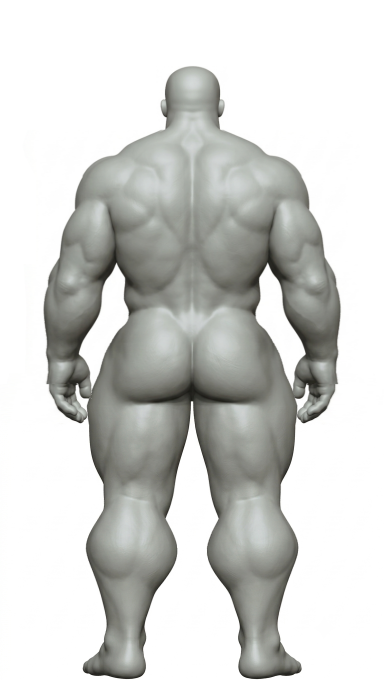
#> input picture 문서/자료/근육그림/대표칸/비율기준_뒤.png, 768 x 1376 px (shown at 1/2 size)
$ python '비율고치기.py' '비율기준_뒤.png' '비율기준_앞.png'
#> lines starting #> are read from the running program, lines starting #| are printed output that depends on the picture; after the words box and inside, x2 and y2 are one past the last pixel; in counts of white or black regions, pixels touching at a corner belong together
import sys, numpy as np
from PIL import Image
from scipy import ndimage
HEAD_W, HEAD_H = 0.95, 0.95*0.90
SH, WA, HIP = 1.05, 0.95, 1.06
DIP = 0.0
MED = 0.09
TOP, CHIN, C, BODY0 = 31, 225, 384, 200
HX0, HX1 = 300, 469
def segs(row):
    x=np.where(row)[0]
    if len(x)==0: return []
    s=[];st=x[0];pv=x[0]
    for v in x[1:]:
        if v>pv+1: s.append((st,pv)); st=v
        pv=v
    s.append((st,pv)); return [(p,q) for p,q in s if q-p>2]
def lerp(y,y0,y1,a,b):
    if y<=y0: return a
    if y>=y1: return b
    return a+(b-a)*(y-y0)/(y1-y0)
EXTRA={}
def torso_f(y):
    return EXTRA.get(y,1.0)*torso_base(y)*(1+DIP*np.exp(-((y-720)/55.0)**2)+MED*np.exp(-((y-662)/28.0)**2))
def torso_base(y):
    if y<260: return lerp(y,BODY0,260,HEAD_W,1.0)
    if y<499: return lerp(y,260,300,1.0,SH)
    if y<600: return lerp(y,499,600,SH,WA)
    if y<650: return WA
    if y<740: return lerp(y,650,740,WA,HIP)
    if y<780: return HIP
    return lerp(y,780,850,HIP,1.0)
def run(src,dst,extra=None):
#> called with src = '비율기준_뒤.png', dst = '비율기준_앞.png'
    global EXTRA
    EXTRA=extra or {}
    im=Image.open(src).convert('RGB'); a=np.asarray(im).astype(float)
#> in run, im is the input picture: PIL image 768x1376 RGB; mean R, G, B 208.7, 209.7, 207.2
    m=ndimage.binary_fill_holes(np.asarray(im.convert('L'))<240)
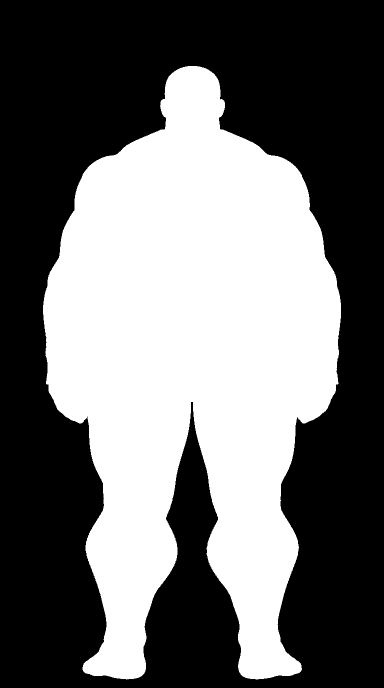
#> m: shape (1376, 768) bool (shown at 1/2 size); 42.9% white; 1 white region, box (x1, y1, x2, y2) and area: (86, 132, 682, 1359) 453694
    H,W=m.shape; out=np.full_like(a,255.0); xs=np.arange(W)
#> after `H, W = m.shape`: H = 1376; W = 768
#> after `xs = np.arange(W)`: xs = 768 values from 0 to 767
    for y in range(BODY0,H):
        sg=segs(m[y]); f=torso_f(y)
        I=[s for s in sg if abs((s[0]+s[1])/2-C)<=210]; L=[s for s in sg if (s[0]+s[1])/2<C-210]; R=[s for s in sg if (s[0]+s[1])/2>C+210]
        if L and R and I:
            Lp,Lq=L[0][0],L[-1][1]; Rp,Rq=R[0][0],R[-1][1]; Ip,Iq=I[0][0],I[-1][1]
            dL=C+((Lp+Lq)/2-C)*SH-(Lp+Lq)/2; dR=C+((Rp+Rq)/2-C)*SH-(Rp+Rq)/2
            src_k=[0,Lp,Lq,Ip,Iq,Rp,Rq,W-1]
            sc=lambda v:C+(v-C)*SH
            dst_k=[0,sc(Lp),sc(Lq),C+(Ip-C)*f,C+(Iq-C)*f,sc(Rp),sc(Rq),W-1]
            sx=np.interp(xs,dst_k,src_k)
        else:
            sx=C+(xs-C)/f
        for ch in range(3): out[y,:,ch]=np.interp(sx,xs,a[y,:,ch],left=255,right=255)
#> this loop made 1176 passes
#> I on passes 1 to 3: [(323, 446)], [(322, 447)], [(322, 448)]
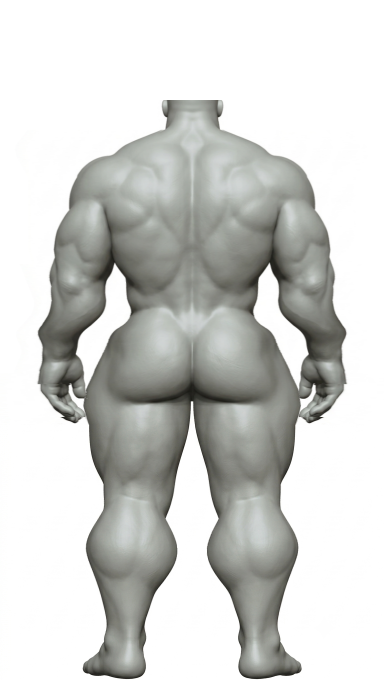
#> out: shape (1376, 768, 3) float64 (shown at 1/2 size); mean R, G, B 208.4, 209.4, 206.9
    hb=a[TOP-5:CHIN+1, HX0:HX1]; hh=int(round(hb.shape[0]*HEAD_H)); hw=int(round(hb.shape[1]*HEAD_W))
#> after `hb = a[TOP - 5:CHIN + 1, HX0:HX1]`:
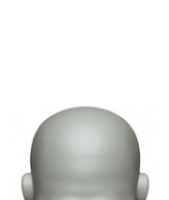
#> hb: shape (200, 169, 3) float64; mean R, G, B 227.6, 228.5, 226.9
#> after `hh = int(round(hb.shape[0] * HEAD_H))`: hh = 171
#> after `hw = int(round(hb.shape[1] * HEAD_W))`: hw = 161
    hs=np.asarray(Image.fromarray(hb.astype(np.uint8)).resize((hw,hh),Image.LANCZOS)).astype(float)
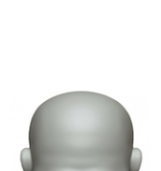
#> hs: shape (171, 161, 3) float64; mean R, G, B 227.6, 228.5, 226.9
    y0=CHIN+1-hh; x0=C-int((C-HX0)*HEAD_W)
#> after `y0 = CHIN + 1 - hh`: y0 = 55
    reg=out[y0:CHIN+1, x0:x0+hw].copy()
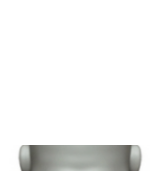
#> reg: shape (171, 161, 3) float64; mean R, G, B 242.7, 243.1, 242.4
    # 위쪽은 새 머리, 아래 목 근처는 새 머리와 밑그림 중 어두운 쪽
    k=np.clip((np.arange(hh)-(hh-(CHIN-BODY0)-8))/12,0,1)[:,None,None]
#> k = 171 values from 0 to 1
    # 머리 양옆 끝은 밑그림으로 서서히
    e=np.clip(np.minimum(np.arange(hw),hw-1-np.arange(hw))/10,0,1)[None,:,None]
    new=hs*(1-k)+np.minimum(reg,hs)*k
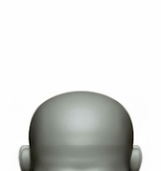
#> new: shape (171, 161, 3) float64; mean R, G, B 227.1, 228, 226.3; drawn with min black and max white
    out[y0:CHIN+1, x0:x0+hw]=new*e+reg*(1-e)
    Image.fromarray(out.clip(0,255).astype(np.uint8)).save(dst)
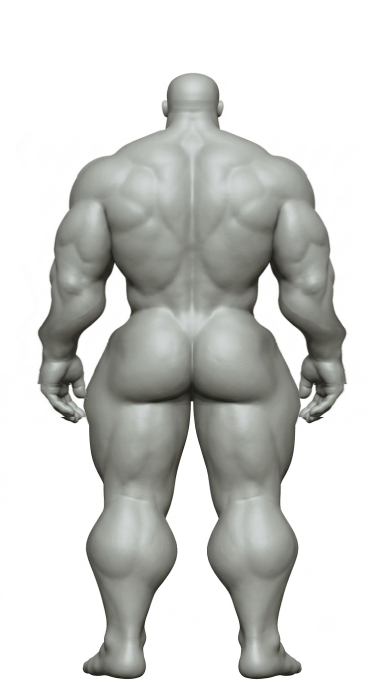
#> saved as 비율기준_앞.png: PIL image 768x1376 RGB (shown at 1/2 size); mean R, G, B 207.9, 208.9, 206.4
if __name__=='__main__': run(sys.argv[1],sys.argv[2])
